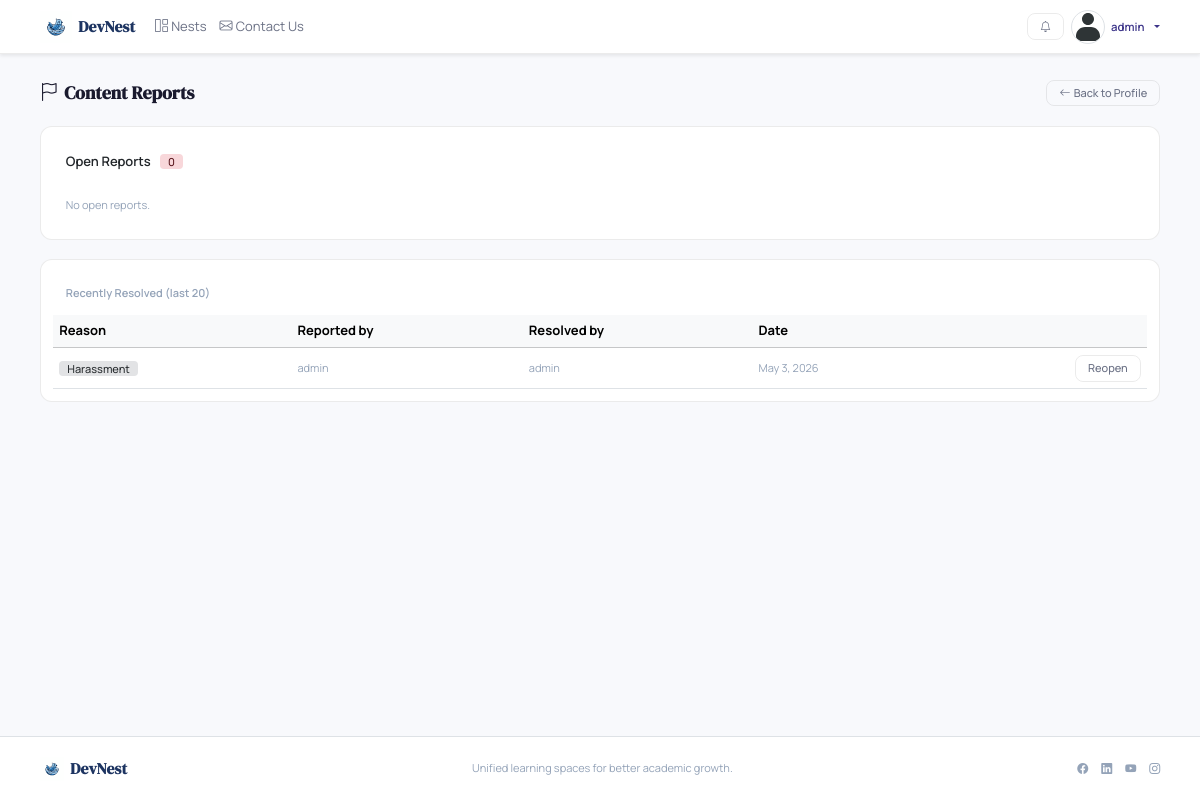
/staff/reports/ (signed in), run on the app's committed database.
### accounts/models.py (models this page shows, shortened)
class Profile(models.Model):
    user = models.OneToOneField(User, on_delete=models.CASCADE)
    about = models.TextField(blank=True)
    avatar = models.ImageField(upload_to='avatars/', default='avatars/default.svg')
    social_link = models.URLField(blank=True)
    notify_in_app_post_updates = models.BooleanField(default=True)
    notify_email_post_updates = models.BooleanField(default=True)
    notify_in_app_announcements = models.BooleanField(default=True)
    notify_email_announcements = models.BooleanField(default=True)

### main/models.py (models this page shows, shortened)
class Report(models.Model):
    class Reason(models.TextChoices):
        SPAM           = 'spam',           'Spam'
        HARASSMENT     = 'harassment',     'Harassment'
        MISINFORMATION = 'misinformation', 'Misinformation'
        INAPPROPRIATE  = 'inappropriate',  'Inappropriate Content'
        OTHER          = 'other',          'Other'
    reporter  = models.ForeignKey(
        settings.AUTH_USER_MODEL, on_delete=models.CASCADE, related_name='reports_filed',
    )
    post    = models.ForeignKey(
        'posts.Post', null=True, blank=True, on_delete=models.CASCADE, related_name='reports',
    )
    comment = models.ForeignKey(
        'posts.Comment', null=True, blank=True, on_delete=models.CASCADE, related_name='reports',
    )
    reason      = models.CharField(max_length=30, choices=Reason.choices)
    details     = models.TextField(blank=True)
    created_at  = models.DateTimeField(auto_now_add=True)
    is_resolved = models.BooleanField(default=False)
    resolved_by = models.ForeignKey(
        settings.AUTH_USER_MODEL, null=True, blank=True,
        on_delete=models.SET_NULL, related_name='reports_resolved',
    )
    class Meta:
        ordering = ['-created_at']

### main/views.py (the view, shortened to what this page needs)
# urls.py: path('staff/reports/',      views.staff_reports_view,  name='staff_reports'),
def staff_reports_view(request: HttpRequest):
    if not request.user.is_authenticated:
        return redirect_to_login(request.get_full_path())
    if not (request.user.is_staff or request.user.is_superuser):
        messages.warning(request, 'Site-staff access only.', 'alert-warning')
        return redirect('accounts:user_profile_view', user_name=request.user.username)
    open_reports   = Report.objects.filter(is_resolved=False).select_related('reporter', 'post', 'comment__post')
    closed_reports = Report.objects.filter(is_resolved=True).select_related('reporter', 'post', 'comment__post')[:20]
    return render(request, 'main/staff_reports.html', {
        'open_reports': open_reports,
        'closed_reports': closed_reports,
    })

### main/context_processors.py (called while the page is built)
def notifications_context(request):
    if not getattr(request.user, 'is_authenticated', False):
        return {
            'unread_notifications': [],
            'unread_notifications_count': 0,
        }
    unread_qs = Notification.objects.filter(user=request.user, is_read=False)
    return {
        'unread_notifications': list(unread_qs[:8]),
        'unread_notifications_count': unread_qs.count(),
    }

### main/templates/main/staff_reports.html (shortened to what this page needs)
{% extends 'main/base.html' %}
{% block content %}
<div class="d-flex justify-content-between align-items-center mb-4">
    <h4 class="fw-bold mb-0"><i class="bi bi-flag me-2"></i>Content Reports</h4>
    <a href="{% url 'accounts:user_profile_view' request.user.username %}" class="btn btn-sm btn-outline-secondary rounded-3">
        <i class="bi bi-arrow-left me-1"></i>Back to Profile
    </a>
</div>
<div class="card border-0 shadow-sm rounded-4 overflow-hidden mb-4">
    <div class="card-header bg-transparent fw-semibold border-0 py-3">
        Open Reports
        <span class="badge bg-danger-subtle text-danger-emphasis rounded-pill ms-2">{{ open_reports|length }}</span>
    </div>
    <div class="card-body p-0">
        {% if open_reports %}
        <table class="table table-hover mb-0 align-middle">
            <thead class="table-light">
                <tr><th>Reason</th><th>Reported by</th><th>Target</th><th>Nest</th><th>Date</th><th></th></tr>
            </thead>
            <tbody>
                {% for r in open_reports %}
                <tr>
                    <td><span class="badge bg-warning-subtle text-warning-emphasis">{{ r.get_reason_display }}</span></td>
                    <td class="small">
                        <a href="{% url 'accounts:user_profile_view' r.reporter.username %}" class="text-decoration-none">{{ r.reporter.username }}</a>
                    </td>
                    <td class="small">
                        {% if r.target_post and r.target_post.nest_id %}
                            <a href="{% url 'nests:nest_post_detail' nest_id=r.target_post.nest_id post_id=r.target_post.pk %}" class="text-decoration-none">
                                {% if r.post_id %}Post: {{ r.post.title|truncatechars:40 }}{% else %}Comment on: {{ r.comment.post.title|truncatechars:30 }}{% endif %}
                            </a>
                        {% else %}
                            <span class="text-muted">(deleted)</span>
                        {% endif %}
                    </td>
                    <td class="small text-muted">{{ r.target_nest.name|default:"—" }}</td>
                    <td class="small text-muted">{{ r.created_at|date:"M j, Y" }}</td>
                    <td class="text-end">
                        {% if r.details %}
                        <span class="text-muted small me-2" title="{{ r.details }}"><i class="bi bi-info-circle"></i></span>
                        {% endif %}
                        <form method="post" class="d-inline">
                            {% csrf_token %}
                            <input type="hidden" name="report_id" value="{{ r.pk }}">
                            <button name="action" value="resolve" type="submit" class="btn btn-sm btn-success rounded-3">
                                <i class="bi bi-check-lg"></i> Resolve
                            </button>
                        </form>
                    </td>
                </tr>
                {% endfor %}
            </tbody>
        </table>
        {% else %}
        <p class="text-muted p-3 mb-0">No open reports.</p>
        {% endif %}
    </div>
</div>
{% if closed_reports %}
<div class="card border-0 shadow-sm rounded-4 overflow-hidden">
    <div class="card-header bg-transparent fw-semibold border-0 py-3 text-muted">
        Recently Resolved (last 20)
    </div>
    <div class="card-body p-0">
        <table class="table table-hover mb-0 align-middle">
            <thead class="table-light">
                <tr><th>Reason</th><th>Reported by</th><th>Resolved by</th><th>Date</th><th></th></tr>
            </thead>
            <tbody>
                {% for r in closed_reports %}
                <tr>
                    <td><span class="badge bg-secondary-subtle text-secondary-emphasis">{{ r.get_reason_display }}</span></td>
                    <td class="small text-muted">{{ r.reporter.username }}</td>
                    <td class="small text-muted">{{ r.resolved_by.username|default:"—" }}</td>
                    <td class="small text-muted">{{ r.created_at|date:"M j, Y" }}</td>
                    <td class="text-end">
                        <form method="post" class="d-inline">
                            <button name="action" value="reopen" type="submit" class="btn btn-sm btn-outline-secondary rounded-3">Reopen</button>
                        </form>
                    </td>
                </tr>
                {% endfor %}
            </tbody>
        </table>
    </div>
</div>
{% endif %}
{% endblock %}

### main/templates/main/base.html (shortened to what this page needs)
{% load static %}
<!doctype html>
<html lang="en">
<head>
    <link href="https://cdn.jsdelivr.net/npm/bootstrap@5.3.3/dist/css/bootstrap.min.css" rel="stylesheet"
>
    <link rel="stylesheet" href="https://cdn.jsdelivr.net/npm/bootstrap-icons@1.11.3/font/bootstrap-icons.css">
    <link href="{% static 'css/style.css' %}" rel="stylesheet" />
    <link href="{% static 'css/design-system.css' %}" rel="stylesheet" />
</head>
<body class="d-flex flex-column min-vh-100">
    <nav class="navbar navbar-expand-lg bg-white border-bottom shadow-sm fixed-top">
        <div class="container">
            <a class="navbar-brand d-flex align-items-center gap-2 fw-bold" href="/">
                <img src="{% static 'images/logo.svg' %}" alt="DevNest logo" width="32" height="32">
                DevNest
            </a>
            <div class="collapse navbar-collapse" id="mainNav">
                <ul class="navbar-nav me-auto mb-2 mb-lg-0">
                    <li class="nav-item">
                        <a class="nav-link" href="{% url 'nests:nest_dashboard' %}">
                            <i class="bi bi-grid-1x2 me-1"></i>Nests
                        </a>
                    </li>
                    <li class="nav-item">
                        <a class="nav-link" href="{% url 'main:contact_us' %}">
                            <i class="bi bi-envelope me-1"></i>Contact Us
                        </a>
                    </li>
                </ul>
                <div class="d-flex align-items-center gap-2">
                    {% if request.user.is_authenticated %}
                    <div class="dropdown">
                        <button class="btn btn-outline-secondary btn-sm position-relative" type="button" id="notifDropdown" data-bs-toggle="dropdown" aria-expanded="false" title="Notifications">
                            <i class="bi bi-bell"></i>
                        </button>
                    </div>
                    <div class="dropdown">
                        <a href="#" class="d-flex align-items-center gap-2 text-decoration-none dropdown-toggle"
                            id="userDropdown" data-bs-toggle="dropdown" aria-expanded="false">
                            <img src="{{ request.user.profile.avatar.url }}"
                                class="rounded-circle border"
                                style="width:34px;height:34px;object-fit:cover;" alt="avatar">
                            <span class="d-none d-md-inline fw-semibold small">{{ request.user.username }}</span>
                        </a>
                    </div>
                    {% else %}
                    <a href="{% url 'accounts:sign_in' %}?next={{ request.path }}"
                        class="main-user-link">Sign In</a>
                    <a href="{% url 'accounts:sign_up' %}?next={{ request.path }}"
                        class="main-user-link main-user-link-strong">Sign Up</a>
                    {% endif %}
                </div>
            </div>
        </div>
    </nav>
    <div style="height:60px;"></div>
    <main class="container mt-4 flex-grow-1">
        {% block content %}
        {% endblock %}
    </main>
    <footer class="mt-auto border-top bg-white py-4">
        <div class="container d-flex flex-column flex-md-row justify-content-between align-items-center gap-2">
            <a href="/" class="navbar-brand fw-bold d-flex align-items-center gap-2">
                <img src="{% static 'images/logo.svg' %}" alt="logo" width="24" height="24">
                DevNest
            </a>
            <p class="text-muted small mb-0">Unified learning spaces for better academic growth.</p>
            <div class="d-flex gap-3">
                <a href="#" class="text-muted"><i class="bi bi-facebook"></i></a>
                <a href="#" class="text-muted"><i class="bi bi-linkedin"></i></a>
                <a href="#" class="text-muted"><i class="bi bi-youtube"></i></a>
                <a href="#" class="text-muted"><i class="bi bi-instagram"></i></a>
            </div>
        </div>
    </footer>
</body>
</html>

### main/static/css/style.css (style rules this page uses)
:root { --main-bg: #f5f4ef; --main-paper: #ffffff; --main-ink: #1a1a2e; --main-muted: #6b7280; --main-line: #dddbd3; --main-accent: #1d3461; --main-accent-hover: #16294f; --main-amber: #c57c0e; --main-soft: #eaecf4; --main-shadow-sm: 0 1px 3px rgba(0, 0, 0, .08), 0 1px 2px rgba(0, 0, 0, .06); --main-shadow: 0 8px 26px rgba(0, 0, 0, .08); }
body { font-family: 'Manrope', sans-serif; color: var(--main-ink); background: radial-gradient(circle at 8% 0%, rgba(29, 52, 97, .08), transparent 35%), radial-gradient(circle at 90% 12%, rgba(197, 124, 14, .08), transparent 30%), var(--main-bg); }
h1, h2, h3, h4, h5, h6 { font-family: 'DM Serif Display', serif; color: var(--main-ink); }
.card { border: 1px solid var(--main-line) !important; box-shadow: var(--main-shadow-sm); }
.navbar { border-bottom-color: var(--main-line) !important; }
.navbar-brand { font-family: 'DM Serif Display', serif; font-size: 1.2rem; letter-spacing: .2px; color: var(--main-accent) !important; }
.nav-link { color: var(--main-muted) !important; font-weight: 600; }
.btn-outline-secondary, .btn.btn-outline-secondary { border-color: var(--main-line); color: var(--main-ink); }

### main/static/css/design-system.css (style rules this page uses)
:root { --c-primary: #534AB7; --c-primary-hover: #7F77DD; --c-primary-light: #EEEDFE; --c-primary-dark: #3C3489; --c-success-bg: #EAF3DE; --c-success-text: #27500A; --c-warning-bg: #FAEEDA; --c-warning-text: #633806; --c-danger-bg: #FCEBEB; --c-danger-text: #791F1F; --c-info-bg: #E6F1FB; --c-info-text: #0C447C; --c-border: rgba(0, 0, 0, 0.08); --c-text: #1a1a1a; --c-text-secondary: #6b7185; --c-text-muted: #94a3b8; --c-bg-soft: #f8f9fc; }
* { box-sizing: border-box; }
html, body { font-family: 'Manrope', system-ui, -apple-system, sans-serif; color: var(--c-text); background: var(--c-bg-soft); font-size: 13px; font-weight: 400; }
h1, h2, h3, h4, h5, h6 { font-size: 18px; font-weight: 500; margin-bottom: 0.5rem; }
small, .text-muted, .form-text, .c-small { font-size: 11px !important; color: var(--c-text-muted) !important; }
a { color: var(--c-primary-dark); }
.c-btn, .btn, .nest-btn-main, .nest-btn-soft, .main-user-link, .c-btn--sm, button, input[type="submit"] { border-radius: 8px !important; border: 0.5px solid var(--c-border) !important; padding: 5px 12px !important; font-size: 11px !important; font-weight: 500 !important; line-height: 1.35; }
.btn-outline-secondary, .btn-light, .nest-btn-soft, .main-user-link { background: transparent !important; color: var(--c-text-secondary) !important; }
.card, .nest-card, .nest-surface, .c-settings-section, .c-detail-item, .c-topic-header, .landing-preview-card, .alert { background: #fff !important; border: 0.5px solid var(--c-border) !important; border-radius: 12px !important; padding: 12px !important; box-shadow: none !important; }
.badge, .nest-chip, .c-badge, .landing-mock-chip, .nest-subnav-badge { font-size: 11px !important; font-weight: 500 !important; border-radius: 4px !important; padding: 2px 8px !important; border: 0 !important; }
.navbar, footer { background: #fff !important; border-color: var(--c-border) !important; }
.nav-link { font-size: 13px; color: var(--c-text-secondary) !important; font-weight: 400 !important; }

### data on the page
Report: reason "Harassment", reporter.username "admin", resolved_by.username "admin", created_at "May 3, 2026"

### other printed values
{{ request.user.username }} "admin"
{{ open_reports|length }} "0"
